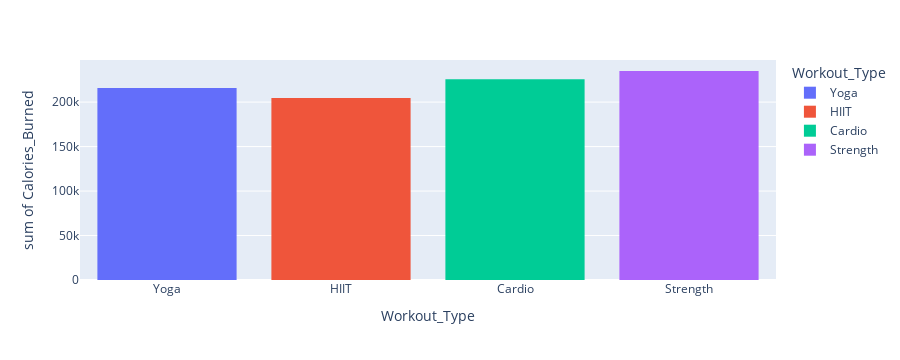

This figure's notebook cell:
### Code cell
fig3=px.histogram(df,x='Workout_Type',y='Calories_Burned',color='Workout_Type')
fig3

### Figure 1 — Plotly figure (JSON) as saved in the notebook; plotly's stock layout.template omitted (floating-point values rounded to 4 significant figures; data arrays with more than 128 entries replaced by an {"elided": "..."} marker saying what was removed)
{"data": [{"alignmentgroup": "True", "bingroup": "x", "histfunc": "sum", "hovertemplate": "Workout_Type=%{x}<br>sum of Calories_Burned=%{y}<extra></extra>", "legendgroup": "Yoga", "marker": {"color": "#636efa", "pattern": {"shape": ""}}, "name": "Yoga", "offsetgroup": "Yoga", "orientation": "v", "showlegend": true, "type": "histogram", "x": {"elided": "239 str values"}, "xaxis": "x", "y": {"elided": "239 int values"}, "yaxis": "y"}, {"alignmentgroup": "True", "bingroup": "x", "histfunc": "sum", "hovertemplate": "Workout_Type=%{x}<br>sum of Calories_Burned=%{y}<extra></extra>", "legendgroup": "HIIT", "marker": {"color": "#EF553B", "pattern": {"shape": ""}}, "name": "HIIT", "offsetgroup": "HIIT", "orientation": "v", "showlegend": true, "type": "histogram", "x": {"elided": "221 str values"}, "xaxis": "x", "y": {"elided": "221 int values"}, "yaxis": "y"}, {"alignmentgroup": "True", "bingroup": "x", "histfunc": "sum", "hovertemplate": "Workout_Type=%{x}<br>sum of Calories_Burned=%{y}<extra></extra>", "legendgroup": "Cardio", "marker": {"color": "#00cc96", "pattern": {"shape": ""}}, "name": "Cardio", "offsetgroup": "Cardio", "orientation": "v", "showlegend": true, "type": "histogram", "x": {"elided": "255 str values"}, "xaxis": "x", "y": {"elided": "255 int values"}, "yaxis": "y"}, {"alignmentgroup": "True", "bingroup": "x", "histfunc": "sum", "hovertemplate": "Workout_Type=%{x}<br>sum of Calories_Burned=%{y}<extra></extra>", "legendgroup": "Strength", "marker": {"color": "#ab63fa", "pattern": {"shape": ""}}, "name": "Strength", "offsetgroup": "Strength", "orientation": "v", "showlegend": true, "type": "histogram", "x": {"elided": "258 str values"}, "xaxis": "x", "y": {"elided": "258 int values"}, "yaxis": "y"}], "layout": {"barmode": "relative", "height": 360, "legend": {"title": {"text": "Workout_Type"}, "tracegroupgap": 0}, "margin": {"t": 60}, "xaxis": {"anchor": "y", "autorange": true, "categoryarray": ["Yoga", "HIIT", "Cardio", "Strength"], "categoryorder": "array", "domain": [0, 1], "range": [-0.5, 3.5], "title": {"text": "Workout_Type"}, "type": "category"}, "yaxis": {"anchor": "x", "autorange": true, "domain": [0, 1], "range": [0, 247300.0], "title": {"text": "sum of Calories_Burned"}, "type": "linear"}}}
